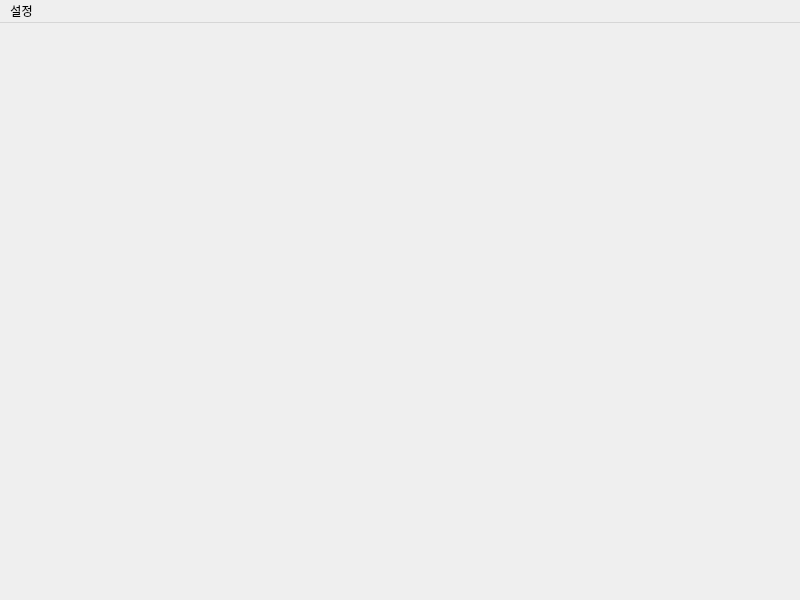
<?xml version="1.0" encoding="UTF-8"?>
<ui version="4.0">
 <class>BLNC</class>
 <widget class="QMainWindow" name="BLNC">
  <property name="geometry">
   <rect>
    <x>0</x>
    <y>0</y>
    <width>800</width>
    <height>600</height>
   </rect>
  </property>
  <property name="minimumSize">
   <size>
    <width>800</width>
    <height>600</height>
   </size>
  </property>
  <property name="windowTitle">
   <string>MainWindow</string>
  </property>
  <widget class="QWidget" name="centralwidget"/>
  <widget class="QMenuBar" name="menubar">
   <property name="geometry">
    <rect>
     <x>0</x>
     <y>0</y>
     <width>800</width>
     <height>24</height>
    </rect>
   </property>
   <widget class="QMenu" name="menu">
    <property name="title">
     <string>설정</string>
    </property>
    <addaction name="actionSet_API_KEY"/>
    <addaction name="separator"/>
    <addaction name="actionHelp"/>
   </widget>
   <addaction name="menu"/>
  </widget>
  <action name="actionSet_API_KEY">
   <property name="text">
    <string>Set API KEY</string>
   </property>
  </action>
  <action name="actionHelp">
   <property name="text">
    <string>Help</string>
   </property>
  </action>
 </widget>
 <resources/>
 <connections/>
</ui>
